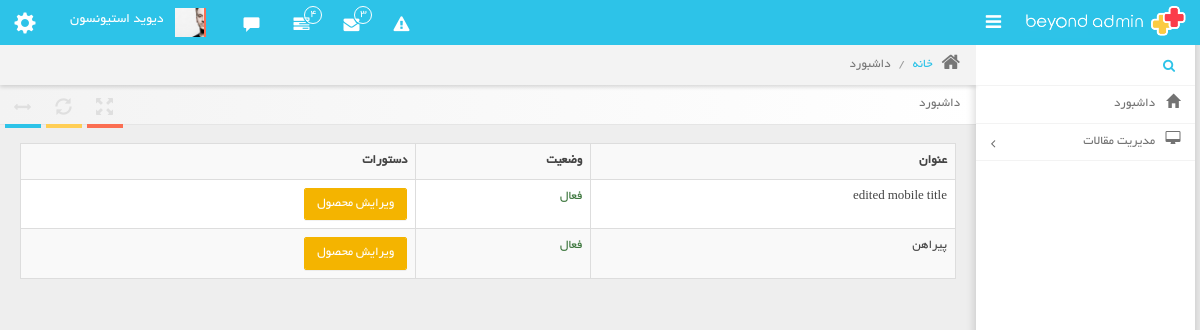
Page /admin-panel/articles/ (signed in) on the committed database.
### article_module/models.py (models this page shows, shortened)
class Article(models.Model):
    title = models.CharField(max_length=300, verbose_name='عنوان مقاله')
    slug = models.SlugField(max_length=400, db_index=True, allow_unicode=True, verbose_name='عنوان در url')
    image = models.ImageField(upload_to='images/articles', verbose_name='تصویر مقاله')
    short_description = models.TextField(verbose_name='توضیحات کوتاه')
    text = models.TextField(verbose_name='متن مقاله')
    is_active = models.BooleanField(default=True, verbose_name='فعال / غیرفعال')
    selected_categories = models.ManyToManyField(ArticleCategory, verbose_name='دسته بندی ها')
    author = models.ForeignKey(User, on_delete=models.CASCADE, verbose_name='نویسنده', null=True, editable=False)
    create_date = models.DateTimeField(auto_now_add=True, editable=False, verbose_name='تاریخ ثبت')
    class Meta:
        verbose_name = 'مقاله'
        verbose_name_plural = 'مقالات'

### admin_panel/views.py (the view)
# urls.py: path('articles/', views.ArticlesListView.as_view(), name='admin_articles'),
@method_decorator(permission_checker_decorator_factory({'permission_name': 'article_list'}), name='dispatch')
class ArticlesListView(ListView):
    model = Article
    paginate_by = 12
    template_name = 'admin_panel/articles/articles_list.html'
    def get_context_data(self, *args, **kwargs):
        context = super(ArticlesListView, self).get_context_data(*args, **kwargs)
        return context
    def get_queryset(self):
        query = super(ArticlesListView, self).get_queryset()
        category_name = self.kwargs.get('category')
        if category_name is not None:
            query = query.filter(selected_categories__url_title__iexact=category_name)
        return query

### admin_panel/templates/admin_panel/articles/articles_list.html (shortened to what this page needs)
{% extends 'admin_panel/shared/_admin_layout.html' %}
{% block content %}
    <div class="row">
        <div class="col-md-12">
            <div class="table-responsive">
                <table class="table table-bordered table-hover table-striped">
                    <tr>
                        <th>عنوان</th>
                        <th>وضعیت</th>
                        <th>دستورات</th>
                    </tr>
                    {% for article in object_list %}
                        <tr>
                            <td>{{ article.title }}</td>
                            <td>
                                {% if article.is_active %}
                                    <span class="text-success">فعال</span>
                                {% else %}
                                    <span class="text-danger">غیرفعال</span>
                                {% endif %}
                            </td>
                            <td>
                                <a href="{% url 'admin_edit_article' pk=article.id %}" class="btn btn-warning">ویرایش
                                    محصول</a>
                            </td>
                        </tr>
                    {% endfor %}
                </table>
            </div>
        </div>
    </div>
{% endblock %}

### rows in the picture
Article: title "edited mobile title", is_active "فعال"
Article: title "پیراهن", is_active "فعال"
